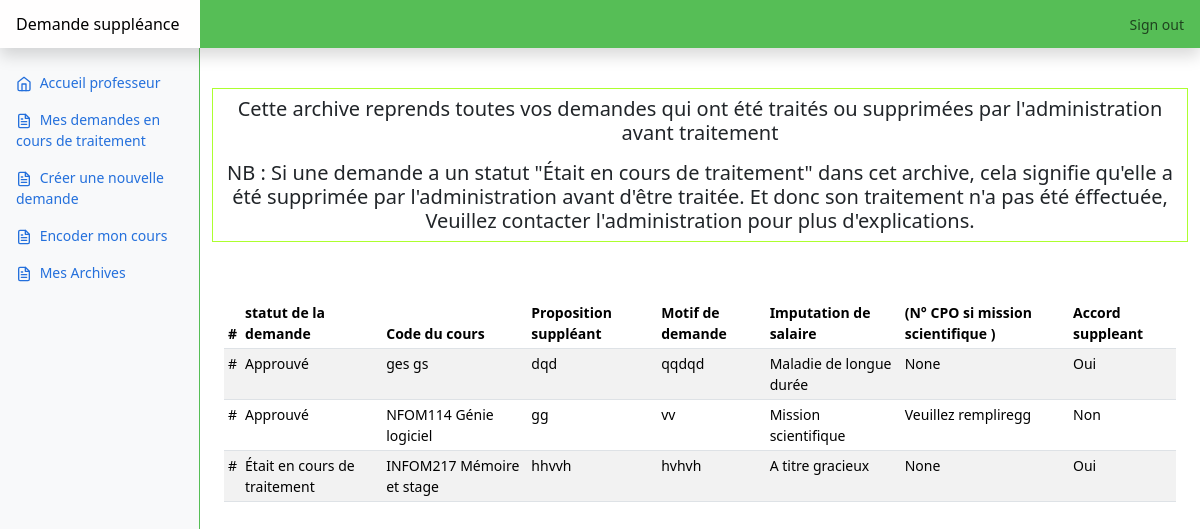
The app's page /archive-prof/ (signed in) with its own data.
### SuppleezApp/models.py (models this page shows, shortened)
class ArchiveDemandeTraite(models.Model):
    STATUT_CHOICES = [
        ('Approuvé', 'Approuvé'),
        ('Refusé', 'Refusé'),
    ]
    OPTION_CHOICES = [
        ('', 'Sélectionnez une option'),
        ('Oui', 'Oui'),
        ('Non', 'Non'),
    ]
    CHOICES_ACCORD_SUPPLEANT = [('', 'Sélectionnez une option'),('Oui', 'Oui'), ('Non', 'Non')]
    professeur = models.ForeignKey(UserApp, on_delete=models.CASCADE)
    cours = models.ForeignKey(Cours, on_delete=models.CASCADE)
    cours_optionnel = models.CharField(max_length=200, choices=OPTION_CHOICES, default='Sélectionnez une option')
    confirmation_Pour_cours_optionnel = models.CharField(max_length=200, choices=OPTION_CHOICES, default='Sélectionnez une option')
    suppleant = models.CharField(max_length=200)
    Motif = models.TextField()
    imputation = models.ForeignKey(ImputationSalaire, on_delete=models.CASCADE)
    cpo = models.CharField(max_length=200, null=True, blank=True)
    Accord_suppleant = models.CharField(max_length=200, choices=CHOICES_ACCORD_SUPPLEANT, default='Sélectionnez une option')
    remarque = models.TextField(null=True, blank=True)
    num_poste = models.CharField(max_length=200, null=True, blank=True)
    salaire = models.DecimalField(default=0, decimal_places=3, max_digits=100, null=True, blank=True)
    Accord_CF = models.CharField(max_length=200, choices=OPTION_CHOICES, default='Sélectionnez une option')
    date_soumission = models.DateField(default=timezone.now)
    statut_demande = models.CharField(max_length=200, choices=STATUT_CHOICES, default='En cours de traitement')
    class Meta:
        verbose_name_plural = "Demandes traitées"

class Cours(models.Model):
    code = models.CharField(max_length=50)
    titre = models.CharField(max_length=50)
    Programmes = models.CharField(max_length=200)
    def __str__(self):
        return self.code + " " + self.titre
    class Meta:
        verbose_name_plural = "Cours"

class ImputationSalaire(models.Model):
    imputation = models.CharField(max_length=500)
    def __str__(self):
        return str(self.imputation)

class ArchiveDemandeSupprime(models.Model):
    STATUT_CHOICES = [
        ('En cours de traitement', ' Était en cours de traitement'),
        ('Approuvé', 'Approuvé'),
        ('Refusé', 'Refusé'),
    ]
    OPTION_CHOICES = [
        ('', 'Sélectionnez une option'),
        ('Oui', 'Oui'),
        ('Non', 'Non'),
    ]
    CHOICES_ACCORD_SUPPLEANT = [('', 'Sélectionnez une option'),('Oui', 'Oui'), ('Non', 'Non')]
    professeur = models.ForeignKey(UserApp, on_delete=models.CASCADE)
    cours = models.ForeignKey(Cours, on_delete=models.CASCADE)
    cours_optionnel = models.CharField(max_length=200, choices=OPTION_CHOICES, default='Sélectionnez une option')
    confirmation_Pour_cours_optionnel = models.CharField(max_length=200, choices=OPTION_CHOICES, default='Sélectionnez une option')
    suppleant = models.CharField(max_length=200)
    Motif = models.TextField()
    imputation = models.ForeignKey(ImputationSalaire, on_delete=models.CASCADE)
    cpo = models.CharField(max_length=200, null=True, blank=True)
    Accord_suppleant =  models.CharField(max_length =200,choices = CHOICES_ACCORD_SUPPLEANT, default ='Sélectionnez une option')
    remarque = models.TextField(null=True, blank=True)
    num_poste = models.CharField(max_length=200,null=True, blank=True)
    salaire = models.DecimalField(default=0, decimal_places=3, max_digits=100,null=True, blank=True)
    Accord_CF = models.CharField(max_length=200, choices=OPTION_CHOICES, default='Sélectionnez une option')
    date_soumission = models.DateField(default=timezone.now)
    statut_demande = models.CharField(max_length=200, choices=STATUT_CHOICES, default=' Était en cours de traitement')
    class Meta:
        verbose_name_plural = "Demandes supprimées"

### SuppleezApp/views.py (the view)
# urls.py: path('archive-prof/', ListDemandesArchiveView.as_view(), name='archive-prof'),
class ListDemandesArchiveView(View):
    template_name = 'archiveprofesseur.html'
    def get(self, request, *args, **kwargs):
        try:
            assert request.user.is_authenticated, "vous n'êtes pas authentifié. Vous devez vous connecter avant de pouvoir accéder à cette page."
            user = request.user
            username = user.first_name
            user_demandes_supprime = ArchiveDemandeSupprime.objects.filter(professeur=user)
            user_demandes_traite = ArchiveDemandeTraite.objects.filter(professeur=user)
            context = {'user_demandes_supprime': user_demandes_supprime,'user_demandes_traite':user_demandes_traite,'username':username}
            return render(request, self.template_name,context)
        except AssertionError as e:
            context = {'error_message': e.args[0]}
            return render(request, 'generic_error.html', context)

### SuppleezApp/templates/archiveprofesseur.html (shortened to what this page needs)
<!DOCTYPE html>
<html lang="en">
{% load static %}
<head>
    <link href="https://cdn.jsdelivr.net/npm/bootstrap@5.3.2/dist/css/bootstrap.min.css" rel="stylesheet">
    {% block head %}
    <link rel="stylesheet" type="text/css" href="{% static 'dashboard.css' %}">
    {% endblock %}
</head>
<body>
    <header class="navbar sticky-top custom-bg-color flex-md-nowrap p-0 shadow">
        <span class="navbar-brand col-md-3 col-lg-2 me-0 px-3 fs-6">Demande suppléance</span>
        <div class="navbar-nav">
            <div class="nav-item text-nowrap">
                <a class="nav-link px-3" href="{% url 'logout' %}?next={% url 'home-page' %}">Sign out</a>
            </div>
        </div>
    </header>
    <div class="container-fluid">
        <div class="row">
            <nav id="sidebarMenu" class="col-md-3 col-lg-2 d-md-block bg-light sidebar collapse">
                <div class="position-sticky pt-3 sidebar-sticky">
                    <ul class="nav flex-column">
                        <li class="nav-item">
                            <a class="nav-link active" aria-current="page" href="{% url 'home-prof' %}">
                                <span data-feather="home" class="align-text-bottom"></span>
                                Accueil professeur
                            </a>
                        </li>
                        <li class="nav-item">
                            <a class="nav-link active" aria-current="page" href="{% url 'list-demande' %}">
                                <span data-feather="file-text" class="align-text-bottom"></span>
                                Mes demandes en cours  de traitement
                            </a>
                        </li>
                        <li class="nav-item">
                            <a class="nav-link active" aria-current="page" href="{% url 'form-prof' %}">
                                <span data-feather="file-text" class="align-text-bottom"></span>
                                Créer une nouvelle demande
                            </a>
                        </li>
			            <li class="nav-item">
                            <a class="nav-link active" aria-current="page" href="{% url 'cours-prof' %}" >
                                <span data-feather="file-text" class="align-text-bottom"></span>
                                Encoder mon cours
                            </a>
                        </li>
                        <li class="nav-item">
                            <a class="nav-link active" aria-current="page" href="{% url 'archive-prof' %}" >
                                <span data-feather="file-text" class="align-text-bottom"></span>
                                Mes Archives
                            </a>
                        </li>
                    </ul>
                </div>
            </nav>
            <main class="col-md-9 ms-sm-auto col-lg-10 px-md-4">
           	<div id ="formulaireContainer">
                <div class="row entete mb-5">
                    <h5 class="mt-2">
                        Cette archive reprends toutes vos demandes qui ont été traités ou supprimées par l'administration avant traitement
                    </h5>
			        <h5 class="mt-2">
				        NB : Si une demande a un statut "Était en cours de traitement" dans cet archive, cela signifie qu'elle a été supprimée par l'administration avant d'être traitée. Et donc son traitement n'a pas été éffectuée, Veuillez contacter l'administration pour plus d'explications.
                    </h5>
                </div>
                <div class="table-responsive">
                   <table class="table table-striped table-sm mt-2">
                        <thead>
                          <tr>
                            <th scope ="col">#</th>
                            <th scope ="col"> statut de la demande</th>
                            <th scope ="col"> Code du cours</th>
                            <th scope ="col"> Proposition suppléant</th>
                            <th scope ="col"> Motif de demande</th>
                            <th scope ="col"> Imputation de salaire</th>
                            <th scope ="col"> (N° CPO si mission scientifique )</th>
                            <th scope ="col"> Accord suppleant</th>
                          </tr>
                        </thead>
                        <tbody>
                          {% for demande in user_demandes_traite %}
                            <tr>
                              <td>#</td>
                              <td>{{ demande.statut_demande }}</td>
                              <td>{{ demande.cours }}</td>
                              <td>{{ demande.suppleant }}</td>
                              <td>{{ demande.Motif }}</td>
                              <td>{{ demande.imputation }}</td>
                              <td>{{ demande.cpo }}</td>
                              <td>{{ demande.Accord_suppleant }}</td>
                            </tr>
                          {% endfor %}
                          {% for demande in user_demandes_supprime %}
                          <tr>
                              <td>#</td>
                              <td>
                                  {% if demande.statut_demande == 'En cours de traitement' %}
                                  Était en cours de traitement
                                  {% else %}
                                  {{ demande.statut_demande }}
                                  {% endif %}
                              </td>
                              <td>{{ demande.cours }}</td>
                              <td>{{ demande.suppleant }}</td>
                              <td>{{ demande.Motif }}</td>
                              <td>{{ demande.imputation }}</td>
                              <td>{{ demande.cpo }}</td>
                              <td>{{ demande.Accord_suppleant }}</td>
                          </tr>
                          {% endfor %}
                        </tbody>
                      </table>
                </div>
		</div>
            </main>
        </div>
    </div>
</body>
</html>

### static/dashboard.css (style rules this page uses)
body { font-size: .875rem; }
.feather { width: 16px; height: 16px; }
.sidebar { position: fixed; top: 0; left: 0; bottom: 0; z-index: 100; padding: 48px 0 0; box-shadow: inset -1px 0 0 rgb(86, 190, 86); }
.sidebar-sticky { height: calc(100vh - 48px); overflow-x: hidden; overflow-y: auto; }
.sidebar .nav-link { font-weight: 500; color: #333; }
.sidebar .nav-link .feather { margin-right: 4px; color: #727272; }
.sidebar .nav-link.active { color: #2470dc; }
.sidebar .nav-link:hover .feather, .sidebar .nav-link.active .feather { color: inherit; }
.navbar-brand { padding-top: .75rem; padding-bottom: .75rem; background-color: rgb(255, 254, 254); }
.custom-bg-color { background-color: rgb(86, 190, 86); }
#formulaireContainer { margin-top: 40px; }
.entete { border: 1px solid greenyellow; display: flex; justify-content: center; align-items: center; text-align: center; }

### records on screen
ArchiveDemandeTraite: statut_demande "Approuvé", cours "ges gs", suppleant "dqd", Motif "qqdqd", imputation "Maladie de longue durée", cpo "None", Accord_suppleant "Oui"
ArchiveDemandeTraite: statut_demande "Approuvé", cours "NFOM114 Génie logiciel", suppleant "gg", Motif "vv", imputation "Mission scientifique", cpo "Veuillez rempliregg", Accord_suppleant "Non"
ArchiveDemandeSupprime: shows "Était en cours de traitement", cours "INFOM217 Mémoire et stage", suppleant "hhvvh", Motif "hvhvh", imputation "A titre gracieux", cpo "None", Accord_suppleant "Oui"
